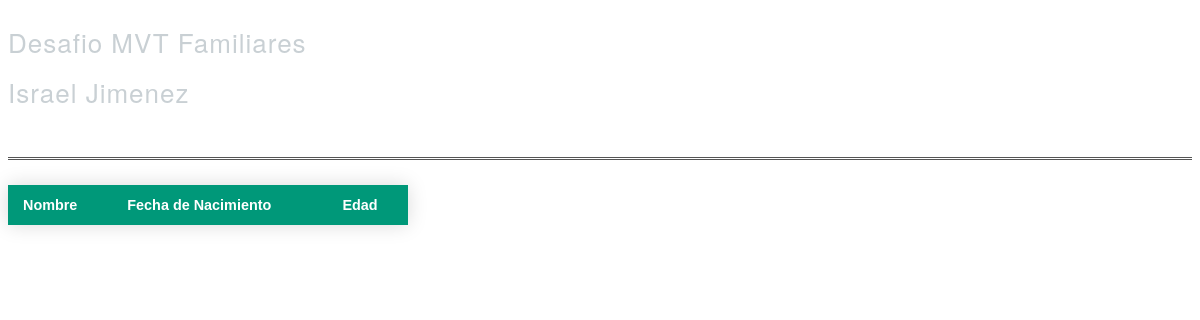
Before: / with the older database file.
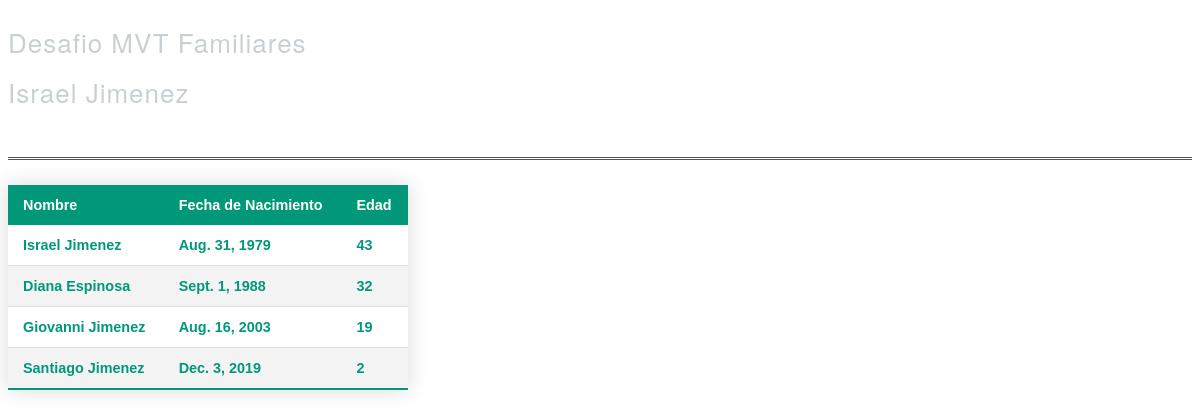
After: the same page with the newer database file.
### appdesafio/models.py (models this page shows)
class Familia(models.Model):
    nombre = models.CharField(max_length=70)
    fecha_nac = models.DateField()
    edad = models.IntegerField()

### appdesafio/views.py (the view)
# urls.py: path('', vista_familiares),
def vista_familiares(request):
    listado_familiares = Familia.objects.all()
    datos = {"listado_familiares": listado_familiares}
    plantilla = loader.get_template("plantilla.html")
    documento = plantilla.render(datos)
    return HttpResponse(documento)

### DesafioMVT/templates/plantilla.html (shortened to what this page needs)
<!DOCTYPE html>
<html lang="en">
<head>
</head>
<body>
    <h1>Desafio MVT Familiares<br>Israel Jimenez</h1>
    <table class="styled-table">
        <thead>
            <tr>
                <th>Nombre</th>
                <th>Fecha de Nacimiento</th>
                <th>Edad</th>
            </tr>
        </thead>
        <tbody>
            {% for familiar in listado_familiares %}
            <tr class="active-row">
                <td>{{familiar.nombre}}</td>
                <td>{{familiar.fecha_nac}}</td>
                <td>{{familiar.edad}}</td>
            </tr>
            {% endfor %}
        </tbody>
    </table>
</body>
</html>

### DesafioMVT/templates/plantilla.html (style rules this page uses)
.styled-table { border-collapse: collapse; margin: 25px 0; font-size: 0.9em; font-family: sans-serif; min-width: 400px; box-shadow: 0 0 20px rgba(0, 0, 0, 0.15); }
.styled-table thead tr { background-color: #009879; color: #ffffff; text-align: left; }
.styled-table th, .styled-table td { padding: 12px 15px; }
.styled-table tbody tr { border-bottom: 1px solid #dddddd; }
.styled-table tbody tr:nth-of-type(even) { background-color: #f3f3f3; }
.styled-table tbody tr:last-of-type { border-bottom: 2px solid #009879; }
.styled-table tbody tr.active-row { font-weight: bold; color: #009879; }
h1 { color: #c9d0d4; font-family: 'Helvetica Neue', sans-serif; font-size: 26px; font-weight: 100; line-height: 50px; letter-spacing: 1px; padding: 0 0 40px; border-bottom: double #555; }

Changed rows visible on the page:
added Familia: nombre "Israel Jimenez", fecha_nac "Aug. 31, 1979", edad "43"
added Familia: nombre "Diana Espinosa", fecha_nac "Sept. 1, 1988", edad "32"
added Familia: nombre "Giovanni Jimenez", fecha_nac "Aug. 16, 2003", edad "19"
added Familia: nombre "Santiago Jimenez", fecha_nac "Dec. 3, 2019", edad "2"
